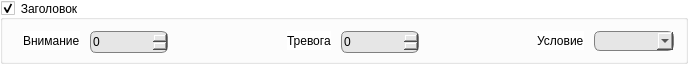
<?xml version="1.0" encoding="UTF-8"?>
<ui version="4.0">
 <class>IssoDigitalSensorSetupPanel</class>
 <widget class="QGroupBox" name="IssoDigitalSensorSetupPanel">
  <property name="geometry">
   <rect>
    <x>0</x>
    <y>0</y>
    <width>688</width>
    <height>64</height>
   </rect>
  </property>
  <property name="minimumSize">
   <size>
    <width>0</width>
    <height>64</height>
   </size>
  </property>
  <property name="font">
   <font>
    <pointsize>9</pointsize>
   </font>
  </property>
  <property name="windowTitle">
   <string>GroupBox</string>
  </property>
  <property name="styleSheet">
   <string notr="true">QWidget
{
	background-color: rgb(255, 255, 255);
	font-size: 9pt;
}

QSpinBox
{
	background-color: rgb(230, 230, 230);
	border-radius: 6px;
	border: 1px solid gray;
	min-height: 20px;
	min-width: 60px;	
	max-width: 100px;	
}


QComboBox
{
	background-color: rgb(230, 230, 230);
	border-radius: 6px;
	border: 1px solid gray;
	min-width: 60px;
	min-height: 18px;
}
</string>
  </property>
  <property name="title">
   <string>Заголовок</string>
  </property>
  <property name="checkable">
   <bool>true</bool>
  </property>
  <layout class="QHBoxLayout" name="horizontalLayout">
   <property name="spacing">
    <number>10</number>
   </property>
   <property name="leftMargin">
    <number>20</number>
   </property>
   <item>
    <widget class="QLabel" name="label_2">
     <property name="font">
      <font>
       <pointsize>9</pointsize>
      </font>
     </property>
     <property name="text">
      <string>Внимание</string>
     </property>
    </widget>
   </item>
   <item>
    <widget class="QSpinBox" name="sbWarning">
     <property name="font">
      <font>
       <pointsize>9</pointsize>
      </font>
     </property>
     <property name="maximum">
      <number>65535</number>
     </property>
    </widget>
   </item>
   <item>
    <spacer name="horizontalSpacer_2">
     <property name="orientation">
      <enum>Qt::Horizontal</enum>
     </property>
     <property name="sizeType">
      <enum>QSizePolicy::MinimumExpanding</enum>
     </property>
     <property name="sizeHint" stdset="0">
      <size>
       <width>20</width>
       <height>20</height>
      </size>
     </property>
    </spacer>
   </item>
   <item>
    <widget class="QLabel" name="label_3">
     <property name="font">
      <font>
       <pointsize>9</pointsize>
      </font>
     </property>
     <property name="text">
      <string>Тревога</string>
     </property>
    </widget>
   </item>
   <item>
    <widget class="QSpinBox" name="sbAlarm">
     <property name="font">
      <font>
       <pointsize>9</pointsize>
      </font>
     </property>
     <property name="maximum">
      <number>65535</number>
     </property>
    </widget>
   </item>
   <item>
    <spacer name="horizontalSpacer_3">
     <property name="orientation">
      <enum>Qt::Horizontal</enum>
     </property>
     <property name="sizeType">
      <enum>QSizePolicy::MinimumExpanding</enum>
     </property>
     <property name="sizeHint" stdset="0">
      <size>
       <width>20</width>
       <height>20</height>
      </size>
     </property>
    </spacer>
   </item>
   <item>
    <widget class="QLabel" name="label_4">
     <property name="font">
      <font>
       <pointsize>9</pointsize>
      </font>
     </property>
     <property name="text">
      <string>Условие</string>
     </property>
    </widget>
   </item>
   <item>
    <widget class="QComboBox" name="cbCondition"/>
   </item>
  </layout>
 </widget>
 <resources/>
 <connections/>
</ui>
